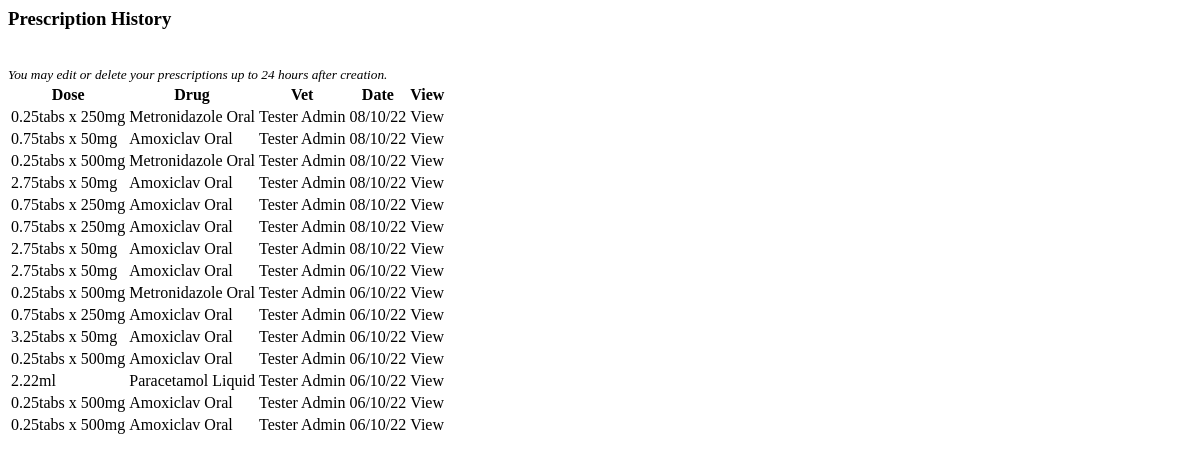
Before: /prescriptions/list-prescrip/1 (signed in) with the older database file.
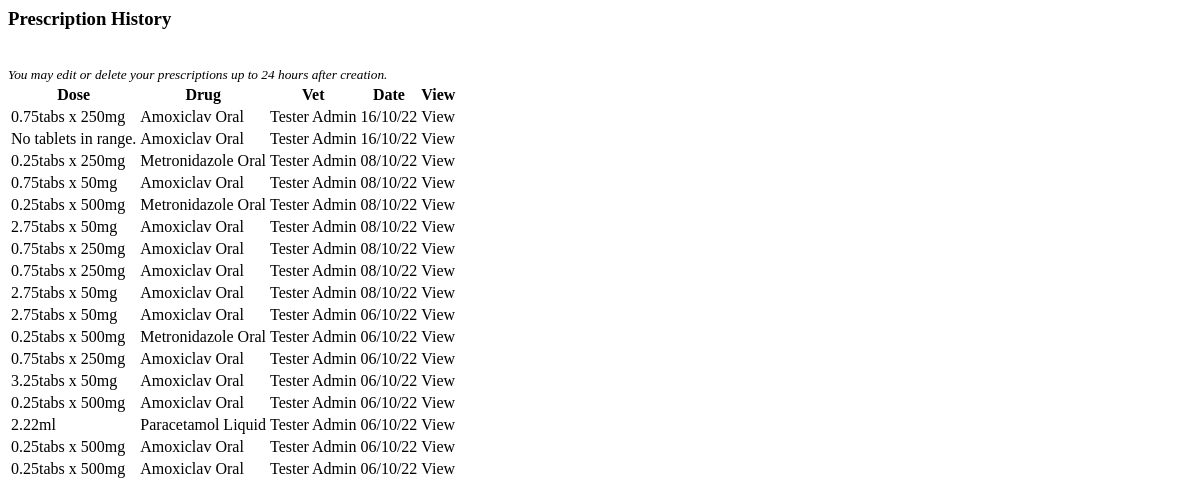
After: the same page with the newer database file.
### prescriptions/models.py (models this page shows, shortened)
class Prescription(models.Model):
    animal = models.ForeignKey(Record, on_delete=models.CASCADE, default=1)
    animal_weight = models.DecimalField(max_digits=5, decimal_places=2,
                                        blank=True, null=True)
    vet = models.ForeignKey(Vet, on_delete=models.CASCADE, default=1)
    drug = models.ForeignKey(Drug, on_delete=models.CASCADE, default=None)
    type = models.CharField(max_length=10, blank=True)
    drug_dose = models.DecimalField(max_digits=4, decimal_places=2,
                                    blank=True, null=True)
    drug_dose_high = models.DecimalField(max_digits=4, decimal_places=2,
                                         blank=True, null=True)
    dose = models.CharField(max_length=100, blank=True, null=True)
    measure = models.CharField(max_length=2, blank=True)
    frequency = models.CharField(max_length=10, choices=FREQUENCY, blank=True)
    length = models.PositiveIntegerField(default=0, blank=True)
    route = models.CharField(max_length=8, blank=True)
    date = models.DateTimeField(auto_now_add=True)
    class Meta:
        ordering = ['-date']

class Drug(models.Model):
    name = models.CharField(max_length=50)
    type = models.CharField(max_length=10, choices=TYPES, default='Injectable')
    dose = models.DecimalField(max_digits=4, decimal_places=2)
    high_dose = models.DecimalField(max_digits=4, decimal_places=2, blank=True,
                                    null=True,
                                    help_text='Add high dose for tablets \
                                    only.')
    tablet_strength = models.CharField(max_length=100, blank=True,
                                       help_text='Add tablet strength in \
                                       numbers, separated by commas.')
    measure = models.CharField(max_length=2, choices=MEASURE)
    category = models.ForeignKey(Category, on_delete=models.CASCADE)
    route = models.CharField(max_length=8, choices=ROUTES)
    warnings = models.CharField(max_length=300, default='None')
    def __str__(self):
        return self.name
    class Meta:
        ordering = ['name']

### vetprofiles/models.py (models this page shows, shortened)
class Vet(AbstractBaseUser):
    email = models.EmailField(verbose_name="email", max_length=80, unique=True)
    first_name = models.CharField(max_length=30, blank=False)
    last_name = models.CharField(max_length=30, blank=False)
    last_login = models.DateTimeField(verbose_name='last login', auto_now=True)
    is_admin = models.BooleanField(default=False)
    is_active = models.BooleanField(default=False)
    is_staff = models.BooleanField(default=False)
    is_superuser = models.BooleanField(default=False)
    USERNAME_FIELD = 'email'
    REQUIRED_FIELDS = ['first_name', 'last_name', ]
    objects = AccountsManager()
    def __str__(self):
        return self.first_name + " " + self.last_name

### petrx/decorators.py (the view)
    def wrapper(request, *args, **kwargs):
        if request.user.is_authenticated:
            if request.user.is_active:
                return function(request, *args, **kwargs)
            else:
                return render(request, 'vetprofiles/restricted.html')
        else:
            return redirect('vetprofiles:login')

### prescriptions/views.py (called while the page is built)
@vet_login_and_active
def list_prescrip(request, animal_id):
    prescrip_list = Prescription.objects.filter(animal=animal_id).all()
    context = {'prescrip_list': prescrip_list}
    return render(request, 'prescriptions/list_prescrip.html', context)

### prescriptions/templates/prescriptions/list_prescrip.html (shortened to what this page needs)
<h3 class="subheadings">Prescription History</h3>
<small><em>You may edit or delete your prescriptions up to 24 hours after creation.</em></small>
<div class="prescrip-contain">
    <table>
        <thead>
            <tr>
                <th class="lg-prescrip">Dose</th>
                <th>Drug</th>
                <th class="lg-prescrip">Vet</th>
                <th>Date</th>
                <th>View</th>
            </tr>
        </thead>
        <tbody>
            {% for prescription in prescrip_list %}
            <tr>
                <td class="lg-prescrip">{{ prescription.dose }}{{ prescription.measure }}</td>
                <td>{{ prescription.drug }}</td>
                <td class="lg-prescrip">{{ prescription.vet }}</td>
                <td>{{ prescription.date|date:'d/m/y' }}</td>
                <td><a data-hx-get="{% url 'prescriptions:detail_prescrip' prescrip_id=prescription.id %}"
                        data-hx-target="#modal-dialog" class="pet-links" aria-label="View prescription">View</a></td>
            </tr>
        </tbody>
        {% endfor %}
    </table>
</div>

Changed rows visible on the page:
added Prescription: dose "0.75tabs x 250", measure "mg", drug "Amoxiclav Oral", vet "Tester Admin", date "16/10/22"
added Prescription: dose "No tablets in range.", drug "Amoxiclav Oral", vet "Tester Admin", date "16/10/22"
